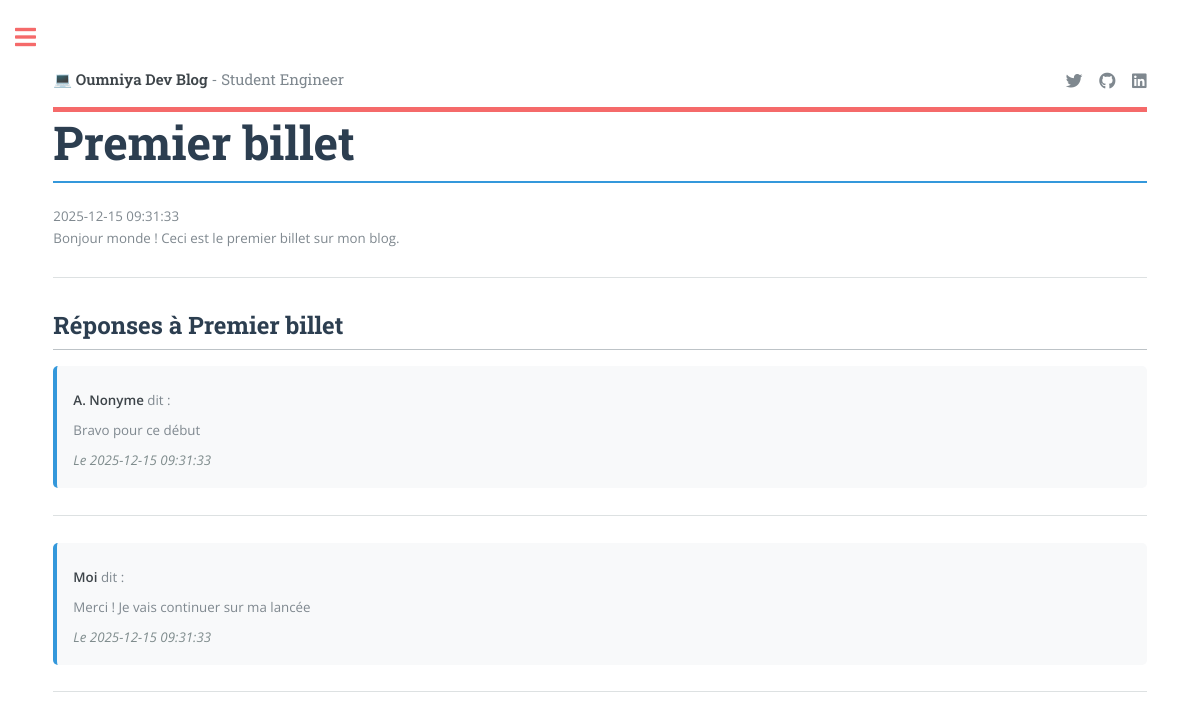
The app's page /index.php?action=billet&id=1 with its own data.
### tables this page shows
create table T_BILLET (
  BIL_ID integer primary key auto_increment,
  BIL_DATE datetime not null,
  BIL_TITRE varchar(100) not null,
  BIL_CONTENU varchar(400) not null
);

create table T_COMMENTAIRE (
  COM_ID integer primary key auto_increment,
  COM_DATE datetime not null,
  COM_AUTEUR varchar(100) not null,
  COM_CONTENU varchar(200) not null,
  BIL_ID integer not null,
  constraint fk_com_bil foreign key(BIL_ID) references T_BILLET(BIL_ID)
);

### Controleur/Controleur.php (called while the page is built, shortened)
<?php
require_once 'Modele/Modele.php';
function billet($idBillet) {
    $billet = getBillet($idBillet);
    $commentaires = getCommentaires($idBillet);
    require 'Vue/vueBillet.php';
}
?>

### Modele/modele.php (called while the page is built, shortened)
<?php
function getBdd() {
    $host = getenv('DB_HOST') ?: 'localhost';
    $dbname = getenv('DB_NAME') ?: 'monblog';
    $username = getenv('DB_USER') ?: 'root';
    $password = getenv('DB_PASSWORD') ?: '';
    $bdd = new PDO(
        "mysql:host=$host;dbname=$dbname;charset=utf8",
        $username,
        $password,
        array(PDO::ATTR_ERRMODE => PDO::ERRMODE_EXCEPTION)
    );
    return $bdd;
}
function getBillet($idBillet) {
    $bdd = getBdd();
    $billet = $bdd->prepare('SELECT BIL_ID as id, BIL_DATE as date, BIL_TITRE as titre, BIL_CONTENU as contenu FROM T_BILLET WHERE BIL_ID=?');
    $billet->execute(array($idBillet));
    if ($billet->rowCount() == 1)
        return $billet->fetch();
    else
        throw new Exception("Aucun billet ne correspond à l'identifiant '$idBillet'");
}
function getCommentaires($idBillet) {
    $bdd = getBdd();
    $commentaires = $bdd->prepare('SELECT COM_ID as id, COM_DATE as date, COM_AUTEUR as auteur, COM_CONTENU as contenu FROM T_COMMENTAIRE WHERE BIL_ID=?');
    $commentaires->execute(array($idBillet));
    return $commentaires;
}
?>

### Vue/vueBillet.php (the view, shortened to what this page needs)
<article>
    <header>
        <h1 class="titreBillet"><?= $billet['titre'] ?></h1>
        <time><?= $billet['date'] ?></time>
    </header>
    <p><?= nl2br(htmlspecialchars($billet['contenu'])) ?></p>
</article>
<hr />
<header>
    <h1 id="titreReponses">Réponses à <?= $billet['titre'] ?></h1>
</header>
<?php foreach ($commentaires as $commentaire): ?>
    <div class="commentaire">
        <p><strong><?= htmlspecialchars($commentaire['auteur']) ?></strong> dit :</p>
        <p><?= nl2br(htmlspecialchars($commentaire['contenu'])) ?></p>
        <small>Le <?= $commentaire['date'] ?></small>
    </div>
    <hr />
<?php endforeach; ?>
<?php
$contenu = ob_get_clean();
require 'Vue/gabarit.php';
?>

### index.php
<?php
require('Controleur/Controleur.php');
try {
    if (isset($_GET['action'])) {
        if ($_GET['action'] == 'billet') {
            if (isset($_GET['id'])) {
                $idBillet = intval($_GET['id']);
                if ($idBillet != 0)
                    billet($idBillet);
                else
                    throw new Exception("Identifiant de billet non valide");
            } else {
                throw new Exception("Identifiant de billet non défini");
            }
        } else {
            throw new Exception("Action non valide");
        }
    } else {
        accueil();
    }
} catch (Exception $e) {
    erreur($e->getMessage());
}

### Vue/gabarit.php (shortened to what this page needs)
<!DOCTYPE HTML>
<html lang="fr">
<head>
    <link rel="stylesheet" href="assets/css/main.css" />
</head>
<body class="is-preload">
    <div id="wrapper">
        <div id="main">
            <div class="inner">
                <header id="header">
                    <a href="index.php" class="logo">
                        <strong>💻 Oumniya Dev Blog</strong> - Student Engineer
                    </a>
                    <ul class="icons">
                        <li><a href="#" class="icon brands fa-twitter" title="Twitter">
                        </a></li>
                        <li><a href="#" class="icon brands fa-github" title="GitHub">
                        </a></li>
                        <li><a href="#" class="icon brands fa-linkedin" title="LinkedIn">
                        </a></li>
                    </ul>
                </header>
                <?= $contenu ?? '<p>Contenu non disponible</p>' ?>
            </div>
        </div>
    </div>
</body>
</html>

### assets/css/main.css (style rules this page uses)
html, body, div, span, applet, object, iframe, h1, h2, h3, h4, h5, h6, p, blockquote, pre, a, abbr, acronym, address, big, cite, code, del, dfn, em, img, ins, kbd, q, s, samp, small, strike, strong, sub, sup, tt, var, b, u, i, center, dl, dt, dd, ol, ul, li, fieldset, form, label, legend, table, caption, tbody, tfoot, thead, tr, th, td, article, aside, canvas, details, embed, figure, figcaption, footer, header, hgroup, menu, nav, output, ruby, section, summary, time, mark, audio, video { margin: 0; padding: 0; border: 0; font-size: 100%; font: inherit; vertical-align: baseline; }
article, aside, details, figcaption, figure, footer, header, hgroup, menu, nav, section { display: block; }
body { line-height: 1; }
ol, ul { list-style: none; }
body { -webkit-text-size-adjust: none; }
body { -ms-overflow-style: scrollbar; }
html { box-sizing: border-box; }
*, *:before, *:after { box-sizing: inherit; }
body { background: #ffffff; }
body, input, select, textarea { color: #7f888f; font-family: "Open Sans", sans-serif; font-size: 13pt; font-weight: 400; line-height: 1.65; }
@media screen and (max-width: 1680px) { body, input, select, textarea { font-size: 11pt; } }
@media screen and (max-width: 1280px) { body, input, select, textarea { font-size: 10pt; } }
a { -moz-transition: color 0.2s ease-in-out, border-bottom-color 0.2s ease-in-out; -webkit-transition: color 0.2s ease-in-out, border-bottom-color 0.2s ease-in-out; -ms-transition: color 0.2s ease-in-out, border-bottom-color 0.2s ease-in-out; transition: color 0.2s ease-in-out, border-bottom-color 0.2s ease-in-out; border-bottom: dotted 1px; color: #f56a6a; text-decoration: none; }
strong, b { color: #3d4449; font-weight: 600; }
p { margin: 0 0 2em 0; }
h1, h2, h3, h4, h5, h6 { color: #3d4449; font-family: "Roboto Slab", serif; font-weight: 700; line-height: 1.5; margin: 0 0 1em 0; }
h1 { font-size: 4em; margin: 0 0 0.5em 0; line-height: 1.3; }
@media screen and (max-width: 1680px) { h1 { font-size: 3.5em; } }
hr { border: 0; border-bottom: solid 1px rgba(210, 215, 217, 0.75); margin: 2em 0; }
.icon { text-decoration: none; border-bottom: none; position: relative; }
.icon:before { -moz-osx-font-smoothing: grayscale; -webkit-font-smoothing: antialiased; display: inline-block; font-style: normal; font-variant: normal; text-rendering: auto; line-height: 1; text-transform: none !important; font-family: 'Font Awesome 5 Free'; font-weight: 400; }
.icon:before { line-height: inherit; }
.icon.brands:before { font-family: 'Font Awesome 5 Brands'; }
ul { list-style: disc; margin: 0 0 2em 0; padding-left: 1em; }
ul li { padding-left: 0.5em; }
ul.icons { cursor: default; list-style: none; padding-left: 0; }
ul.icons li { display: inline-block; padding: 0 1em 0 0; }
ul.icons li:last-child { padding-right: 0; }
ul.icons li .icon { color: inherit; }
ul.icons li .icon:before { font-size: 1.25em; }
#wrapper { display: -moz-flex; display: -webkit-flex; display: -ms-flex; display: flex; -moz-flex-direction: row-reverse; -webkit-flex-direction: row-reverse; -ms-flex-direction: row-reverse; flex-direction: row-reverse; min-height: 100vh; }
#main { -moz-flex-grow: 1; -webkit-flex-grow: 1; -ms-flex-grow: 1; flex-grow: 1; -moz-flex-shrink: 1; -webkit-flex-shrink: 1; -ms-flex-shrink: 1; flex-shrink: 1; width: 100%; }
#main > .inner { padding: 0 6em 0.1em 6em ; margin: 0 auto; max-width: 110em; }
@media screen and (max-width: 1680px) { #main > .inner { padding: 0 5em 0.1em 5em ; } }
@media screen and (max-width: 1280px) { #main > .inner { padding: 0 4em 0.1em 4em ; } }
#header { display: -moz-flex; display: -webkit-flex; display: -ms-flex; display: flex; border-bottom: solid 5px #f56a6a; padding: 6em 0 1em 0; position: relative; }
#header > * { -moz-flex: 1; -webkit-flex: 1; -ms-flex: 1; flex: 1; margin-bottom: 0; }
#header .logo { border-bottom: 0; color: inherit; font-family: "Roboto Slab", serif; font-size: 1.125em; }
#header .icons { text-align: right; }
@media screen and (max-width: 1680px) { #header { padding-top: 5em; } }
.titreBillet { color: #2c3e50; border-bottom: 2px solid #3498db; padding-bottom: 0.5rem; transition: color 0.3s ease; }
#titreReponses { font-size: 1.5rem; color: #2c3e50; margin-top: 2rem; border-bottom: 1px solid #bdc3c7; padding-bottom: 0.5rem; }
.commentaire { background: #f8f9fa; padding: 1rem; margin: 1rem 0; border-radius: 5px; border-left: 4px solid #3498db; }
.commentaire p { margin: 0.5rem 0; }
.commentaire small { color: #7f8c8d; font-style: italic; }

### records on screen
t_billet: BIL_TITRE "Premier billet", BIL_DATE "2025-12-15 09:31:33", BIL_CONTENU "Bonjour monde ! Ceci est le premier billet sur mon blog."
t_commentaire: COM_AUTEUR "A. Nonyme", COM_CONTENU "Bravo pour ce début", COM_DATE "2025-12-15 09:31:33"
t_commentaire: COM_AUTEUR "Moi", COM_CONTENU "Merci ! Je vais continuer sur ma lancée", COM_DATE "2025-12-15 09:31:33"
